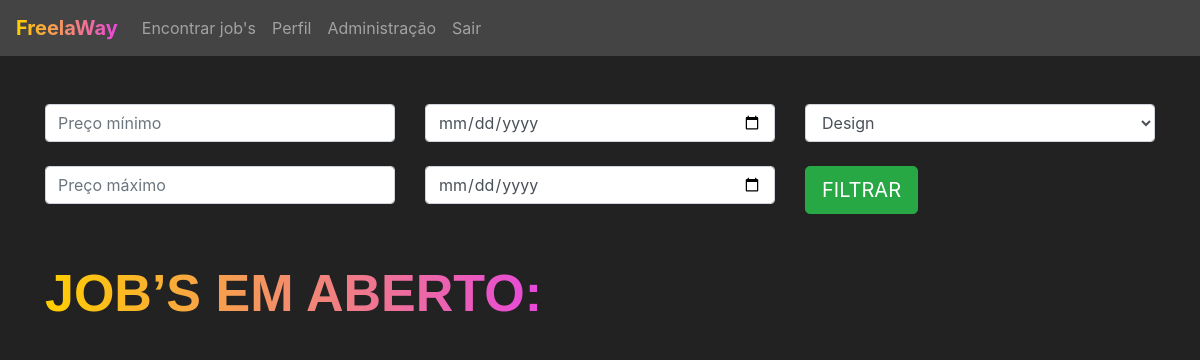
Before: /jobs/encontrar_jobs/ (signed in) with the older database file.
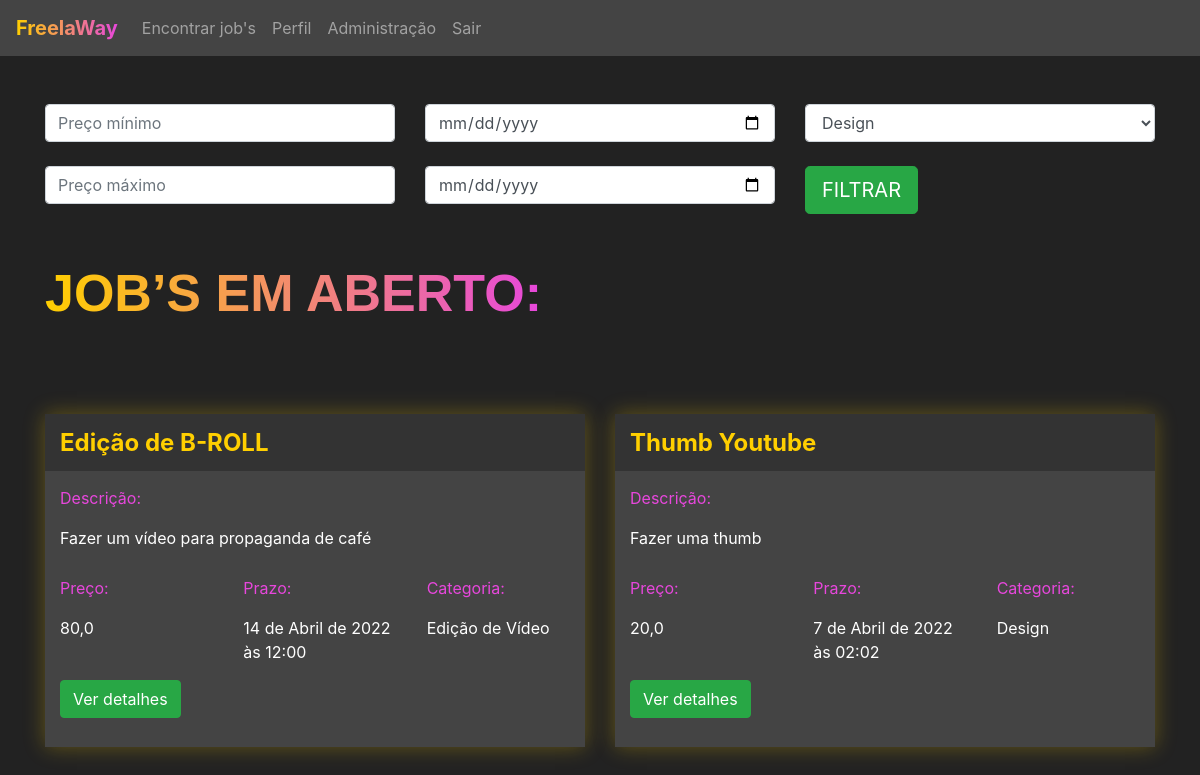
After: the same page with the newer database file.
### jobs/models.py (models this page shows, shortened)
class Jobs(models.Model):
    categoria_choices = (('D', 'Design'),
                         ('EV', 'Edição de Vídeo'))
    status_choices = (('C', 'Em criação'),
                      ('AA', 'Aguardando aprovação'),
                      ('F', 'Finalizado'))
    titulo = models.CharField(max_length=200)
    descricao = models.TextField()
    categoria = models.CharField(max_length=2, choices=categoria_choices, default="D")
    prazo_entrega = models.DateTimeField()
    preco = models.FloatField()
    referencias = models.ManyToManyField(Referencias)
    profissional = models.ForeignKey(User, on_delete=models.DO_NOTHING, null=True, blank=True)
    reservado = models.BooleanField(default=False)
    status = models.CharField(max_length=2,choices=status_choices, default='C')
    arquivo_final = models.FileField(null=True)

### jobs/views.py (the view)
# urls.py: path('encontrar_jobs/', views.encontrar_jobs, name="encontrar_jobs"),
@login_required(login_url='/auth/logar')
def encontrar_jobs(request):
    if request.method == "GET":
        preco_minimo = request.GET.get('preco_minimo')
        preco_maximo = request.GET.get('preco_maximo')
        prazo_minimo = request.GET.get('prazo_minimo')
        prazo_maximo = request.GET.get('prazo_maximo')
        categoria = request.GET.get('categoria')
        if preco_minimo or preco_maximo or prazo_minimo or prazo_maximo or categoria:
            if not preco_minimo:
                preco_minimo = 0
            if not preco_maximo:
                preco_maximo = 99999
            if not prazo_minimo:
                prazo_minimo = datetime(year=1900, month=1, day=1)
            if not prazo_maximo:
                prazo_maximo = datetime(year=3000, month=1, day=1)
            if categoria == 'D':
                categoria = ['D', ]
            if categoria == 'EV':
                categoria = ['EV',]
            jobs = Jobs.objects.filter(preco__gte=preco_minimo)\
                .filter(preco__lte=preco_maximo)\
                .filter(prazo_entrega__gte=prazo_minimo)\
                .filter(prazo_entrega__lte=prazo_maximo)\
                .filter(categoria__in=categoria)\
                .filter(reservado=False)
        else:
            jobs = Jobs.objects.filter(reservado=False)
        return render(request, 'encontrar_jobs.html', {'jobs' : jobs})

### jobs/models.py (called while the page is built)
    def __str__(self) -> str:
        return self.arquivo.url

### jobs/templates/encontrar_jobs.html (shortened to what this page needs)
{% extends 'base.html' %}
{% load static %}
{% block 'head' %}
    <link rel="stylesheet" href="{% static 'jobs/css/encontrar_jobs.css' %}">
{% endblock %}
{% block 'body' %}
    <div class="container">
    <br>
    <br>
        <div class="row">
            <div class="col-sm">
            <form action="{% url 'encontrar_jobs' %}" method="GET"> {% csrf_token %}
                <input type="text" class="form-control" placeholder="Preço mínimo" name="preco_minimo">
                <br>
                <input type="text" class="form-control" placeholder="Preço máximo" name="preco_maximo">
            </div>
            <div class="col-sm">
                <input type="date" class="form-control" name="prazo_minimo">
                <br>
                <input type="date" class="form-control" name="prazo_maximo">
            </div>
            <div class="col-sm">
                <select class="form-control" name="categoria">
                    <option value="D">Design</option>
                </select>
                <br>
                <input type="submit" class="btn btn-success btn-lg" value="FILTRAR">
            </div>
        </div>
        <br>
        <br>
        <h2 class="titulo">JOB’S EM ABERTO:</h2>
        <div class="row justify-content-around">
            {%for job in jobs%}
                <div class="col-6 row-card">
                    <div class="card-job">
                        <div class="header-job">
                            <h4 class="titulo-job">{{job.titulo}}</h4>
                        </div>
                        <div class="body-job">
                            <p class="titulo-body">Descrição:</p>
                            <div style="width: 70%">
                                <p> {{job.descricao}} </p>
                            </div>
                            <div class="row">
                                <div class="col-4">
                                    <p class="titulo-body">Preço:</p>
                                    <p> {{job.preco}} </p>
                                </div>
                                <div class="col-4">
                                    <p class="titulo-body">Prazo:</p>
                                    <p> {{job.prazo_entrega}} </p>
                                </div>
                                <div class="col-4">
                                    <p class="titulo-body">Categoria:</p>
                                    <p> {% if job.categoria == 'D'%}
                                        Design
                                        {% else %}
                                        Edição de Vídeo
                                        {% endif%}
                                    </p>
                                </div>
                            </div>
                            <button class="btn btn-success" data-toggle="modal" data-target="#modal-{{job.id}}">Ver detalhes</button>
                            <br>
                            <br>
                        </div>
                    </div>
                </div>
            {% endfor %}
        </div>
    </div>
{% endblock %}

### templates/base.html (shortened to what this page needs)
<!doctype html>
<html lang="en">
<head>
    {% block 'head' %}
    {% endblock %}
    <link rel="stylesheet" href="https://cdn.jsdelivr.net/npm/bootstrap@4.6.1/dist/css/bootstrap.min.css">
</head>
<body class="fundo">
    {% if user.is_authenticated %}
        <nav style="background-color: #444;" class="navbar navbar-expand-lg navbar-dark">
            <a class="navbar-brand" href="#"><span class="font-degrade-nav">FreelaWay</span></a>
            <div class="collapse navbar-collapse" id="navbarNav">
                <ul class="navbar-nav">
                        <li><a class="nav-link" href="{% url 'encontrar_jobs' %}">Encontrar job's</a></li>
                        <li><a class="nav-link" href="{% url 'perfil' %}">Perfil</a></li>
                        {% if request.user.is_staff%}
                            <a class="nav-link" href="{% url 'admin:index' %}">Administração</a></li>
                        {% endif %}
                        <li><a class="nav-link" href="{% url 'sair' %}">Sair</a></li>
                </ul>
            </div>
        </nav>
    {% endif %}
    {% block 'body' %}{% endblock %}
</body>
</html>

### templates/static/jobs/css/encontrar_jobs.css (style rules this page uses)
.fundo { background-color: #222; color: white; }
.card-job { background-color: #444; box-shadow: 0 0px 20px 0 rgba( 255, 207, 0, 0.3 ); padding: 0; margin-top: 50px; }
.header-job { background-color: #333; width: 100% !important; padding: 5px; padding-left: 15px; }
.row-card { margin-top: 40px; }
.titulo-job { color: #FFCF00; font-weight: bold; margin-top: 10px; }
.body-job { padding: 5px; padding-left: 15px; }
.titulo-body { color: #E747DC; margin-top: 10px; }
.titulo { font-family: Arial, Helvetica, sans-serif; font-weight: bold; font-size: 52px; display: inline; background-image: linear-gradient(90deg, rgba(255,207,0,1) 0%, rgba(231,71,220,1) 100%); background-clip: text; -webkit-background-clip: text; color: transparent; padding-bottom: 10px; }

### templates/base.html (style rules this page uses)
.font-degrade-nav { background-image: linear-gradient(90deg, rgba(255,207,0,1) 0%, rgba(231,71,220,1) 100%); background-clip: text; -webkit-background-clip: text; color: transparent; padding-bottom: 10px; font-size: 20px; font-weight: bold; }
li { display: inline; }

Changed rows visible on the page:
added Jobs: titulo "Edição de B-ROLL", descricao "Fazer um vídeo para propaganda de café", preco "80,0", prazo_entrega "14 de Abril de 2022 às 12:00", categoria "Edição de Vídeo"
added Jobs: titulo "Thumb Youtube", descricao "Fazer uma thumb", preco "20,0", prazo_entrega "7 de Abril de 2022 às 02:02", categoria "Design"
